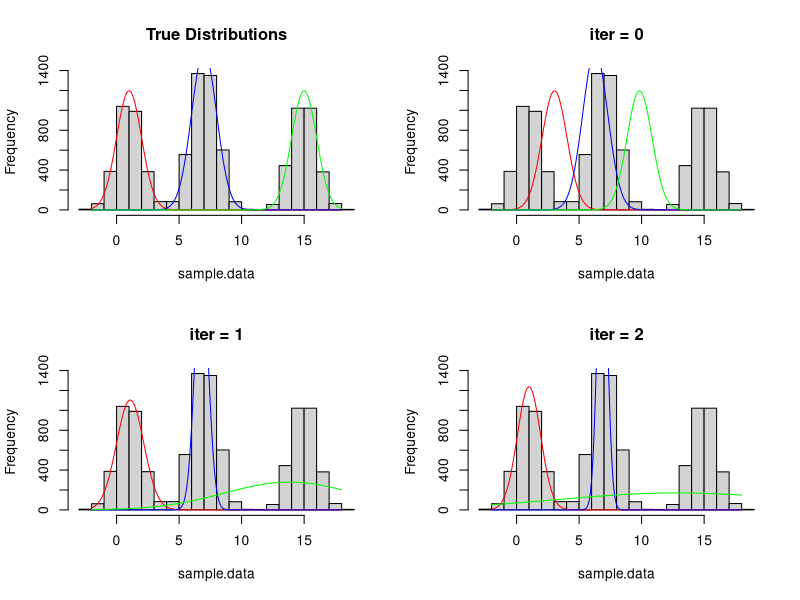
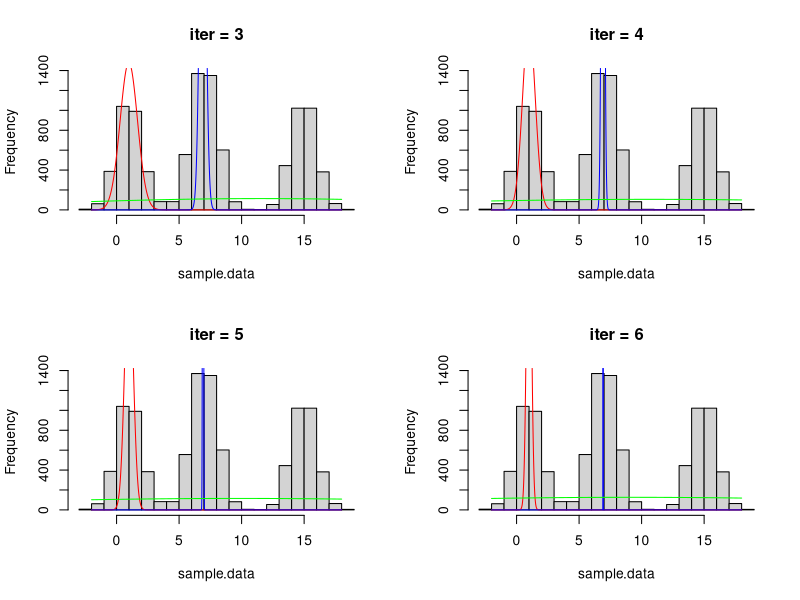

Write the R code that produced these figures, in order.
### Simulate data for a mixed model of Gaussians and run
# the E-M algorithm to estimate the parameters of the distributions.

gauss_data <- function(mixing.probs, means, sds, N){
  sample.data = c()
  distributions = apply(rmultinom(N,size=1,prob=mixing.probs),2,function(xx) which(xx>0))
  for(i in 1:N){
    d = distributions[i]
    sample.data=c(sample.data,rnorm(1,mean=means[d],sd=sds[d]))
  }
  return(cbind(sample.data,distributions))
}


# mixing.true = c(.2,.3,.5)
# means.true = c(4,1,10)
# sds.true = c(1,.5,1.3)
# set.seed(10)
mixing.true=c(.3,.4,.3)
if(sum(mixing.true)!=1){
  print('probabilities not equal to one. Adjusting')
  mixing.true=mixing.true/sum(mixing.true)
}
means.true=c(1,7,15)
sds.true=c(1,1,1)
#sds.true=runif(3,max=3)
N=10000
results = gauss_data(mixing.true,means.true,sds.true,N)
sample.data=results[,1]

par(mfrow=c(2,2))
hist(sample.data,20,main='True Distributions')
xseq= seq(min(means.true)-3*max(sds.true),max(means.true)+3*max(sds.true),by = .001)
colors = c('red','blue','green')
for (i in 1:length(means.true)){
  # new.mean=N*mixing.true[i]*means.true[i]
  lines(xseq,N*mixing.true[i]*dnorm(xseq,means.true[i],sds.true[i]),type='l',col=colors[i])
}

# mixing.prob=c(.2,.3,.5)
# means=c(4,1,10)
# sds=c(1,.5,1.3)
mixing.prob=c(.3,.4,.3); 
# means=means.true+c(2,0,-3)
means = c(0,0,0)
while (min(diff(means))<3){
  means = mean(sample.data)+rnorm(3,0,3)
}
# sds=sds.true;+c(0,0,1);# + runif(3)
sds = c(1,1,1)


K=length(mixing.prob)
cat('\nmixing probs = ',mixing.prob)
cat('\nmeans = ',means)
cat('\nsds = ',sds)

## E-M algorithm.
iter=0
means.prev = 0
sds.prev = 0
maxiter=7
while(iter<maxiter){ # will need to update this for a better stopping criteria
  if(sum(means-means.prev)<1e-4 & sum(sds-sds.prev)<1e-4){
    print('Algorithm converged within 1e-4')
    break
  }
  means.prev = means
  sds.prev = sds
  ### plot results of current step
  hist(sample.data,20,main=sprintf('iter = %i',iter))
  for (i in 1:length(means)){
    lines(xseq,N*mixing.prob[i]*dnorm(xseq,means[i],sds[i]),type='l',col=colors[i])
  }
  
  iter=iter+1
  ### E-step
  r = matrix(nrow=N,ncol=K)
  for(i in 1:N){
    denom = 0
    for(k in 1:K){
      numerator=  mixing.prob[k]*dnorm(sample.data[i],means[k],sds[k])
      denom=denom+numerator
      r[i,k]=numerator
    }
    r[i,]=r[i,]/denom
  }
  ### M-step
  rksum = apply(r,2,sum)
  rksum2= apply(r,2,function(xx) sum(xx**2))
  mixing.prob=rksum/N
  for(i in 1:K){
    means[i]=r[,i]%*%sample.data/rksum[i]
    #sds[i]=r[,i]%*%((sample.data-means[i])**2)/rksum[i]
    sds[i]=r[,i]**2%*%((sample.data-means[i])**2)/rksum2[i]
  }
  # print(means)
  # print(mixing.prob)
  cat('\nmixing probs = ',mixing.prob)
  cat('\nmeans = ',means)
  cat('\nsds = ',sds)
  
}
if(iter==maxiter){print('\n 
                        Algorithm did not converge :(')}


